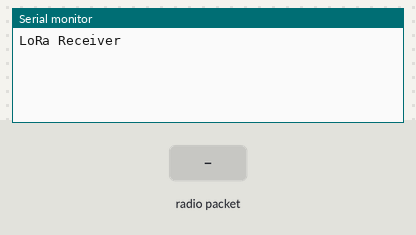
A sketch run on a simulated Arduino Mega 2560, built with avr-gcc and run on an emulated ATmega2560. Parts: the last lines printed to the serial monitor. The test bench sets the inputs (shaded band). No radio packets arrive unless stated.

Above: at 1.3 s.
1.4 s: radio packet "1" arrives
At 2.1 s:
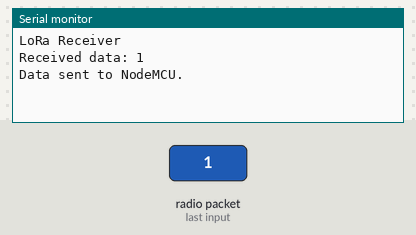
3.0 s: radio packet "0" arrives
At 3.4 s:
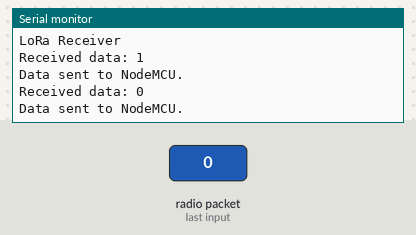
4.5 s: radio packet "2" arrives
At 5.9 s:
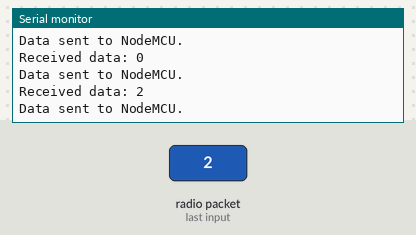

Measured:
- after the input at 1.4 s, the serial monitor: prints a new line after 0.12 s (image 1)
- after the input at 3.0 s, the serial monitor: prints a new line at once (image 2)
- after the input at 4.5 s, the serial monitor: prints a new line at once (image 3)

The sketch:

Mega-Receiver.ino
```cpp
#include <SPI.h>
#include <LoRa.h>
#include <SoftwareSerial.h>

// Define SoftwareSerial pins for communication with NodeMCU
SoftwareSerial arduinoSerial(10, 11); // RX, TX (adjust the pins as necessary)

void setup() {
  Serial.begin(9600);          // Initialize serial communication for debugging
  arduinoSerial.begin(9600);   // Initialize SoftwareSerial for communication with NodeMCU

  while (!Serial); // Wait for Serial to be ready

  Serial.println("LoRa Receiver");

  // Initialize LoRa with frequency 868 MHz
  if (!LoRa.begin(868E6)) {
    Serial.println("Starting LoRa failed!");
    while (1); // Stay here if LoRa initialization fails
  }
}

void loop() {
  // Try to parse packet
  int packetSize = LoRa.parsePacket();
  if (packetSize) {
    // Read the packet and convert to string
    String receivedValue = "";
    while (LoRa.available()) {
      receivedValue += (char)LoRa.read();
    }

    // Print the received data to Serial Monitor
    Serial.print("Received data: ");
    Serial.println(receivedValue);

    // Send the received data to NodeMCU via SoftwareSerial
    arduinoSerial.println(receivedValue);

    // Optional: Add more debugging output here to verify successful sending
    Serial.println("Data sent to NodeMCU.");
  }

  // Reduce delay if you want to process new packets more frequently
  delay(500); // Adjust delay based on your requirements
}
```
